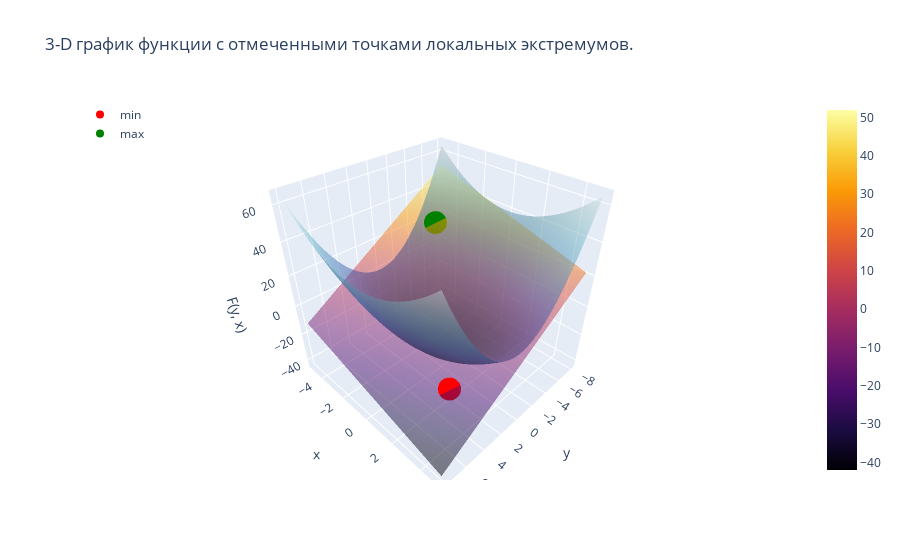

The code cell stored with this chart in its notebook:
### Code cell
lagrange()

### Figure 1 — Plotly figure (JSON) as saved in the notebook; plotly's stock layout.template omitted (floating-point values rounded to 4 significant figures; data arrays with more than 128 entries replaced by an {"elided": "..."} marker saying what was removed)
{"data": [{"colorscale": [[0, "#000004"], [0.1111, "#1b0c41"], [0.2222, "#4a0c6b"], [0.3333, "#781c6d"], [0.4444, "#a52c60"], [0.5556, "#cf4446"], [0.6667, "#ed6925"], [0.7778, "#fb9b06"], [0.8889, "#f7d13d"], [1, "#fcffa4"]], "opacity": 0.5, "type": "surface", "x": {"elided": "100x100 float values"}, "y": {"elided": "100x100 float values"}, "z": {"elided": "100x100 float values"}}, {"marker": {"color": "red"}, "mode": "markers", "name": "min", "showlegend": true, "surfacecolor": "red", "type": "scatter3d", "x": [4], "y": [3], "z": [-20]}, {"marker": {"color": "green"}, "mode": "markers", "name": "max", "showlegend": true, "surfacecolor": "green", "type": "scatter3d", "x": [-4], "y": [-3], "z": [30]}, {"colorscale": [[0, "rgb(3, 5, 18)"], [0.09091, "rgb(25, 25, 51)"], [0.1818, "rgb(44, 42, 87)"], [0.2727, "rgb(58, 60, 125)"], [0.3636, "rgb(62, 83, 160)"], [0.4545, "rgb(62, 109, 178)"], [0.5455, "rgb(72, 134, 187)"], [0.6364, "rgb(89, 159, 196)"], [0.7273, "rgb(114, 184, 205)"], [0.8182, "rgb(149, 207, 216)"], [0.9091, "rgb(192, 229, 232)"], [1, "rgb(234, 252, 253)"]], "opacity": 0.5, "showscale": false, "type": "surface", "x": {"elided": "100x100 float values"}, "y": {"elided": "100x100 float values"}, "z": {"elided": "100x100 float values"}}], "layout": {"legend": {"x": 0}, "scene": {"xaxis": {"title": {"text": "y"}}, "yaxis": {"title": {"text": "x"}}, "zaxis": {"title": {"text": "F(y, x)"}}}, "title": {"text": "3-D график функции с отмеченными точками локальных экстремумов."}}}
